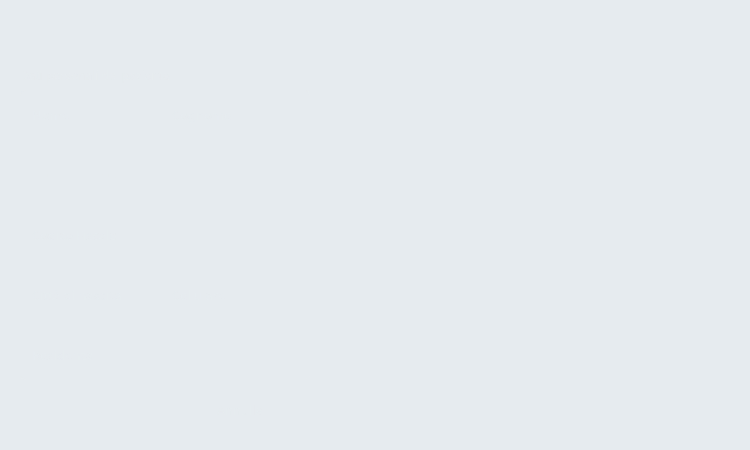
<?xml version="1.0" encoding="UTF-8"?>
<ui version="4.0">
 <class>ProntoSoccorso</class>
 <widget class="QWidget" name="ProntoSoccorso">
  <property name="geometry">
   <rect>
    <x>0</x>
    <y>0</y>
    <width>750</width>
    <height>450</height>
   </rect>
  </property>
  <property name="minimumSize">
   <size>
    <width>750</width>
    <height>450</height>
   </size>
  </property>
  <property name="maximumSize">
   <size>
    <width>750</width>
    <height>450</height>
   </size>
  </property>
  <property name="windowTitle">
   <string>Form</string>
  </property>
  <property name="styleSheet">
   <string notr="true">background-color: rgb(230, 235, 239);</string>
  </property>
  <widget class="QLabel" name="InformazioniProfilo">
   <property name="geometry">
    <rect>
     <x>10</x>
     <y>5</y>
     <width>581</width>
     <height>40</height>
    </rect>
   </property>
   <property name="font">
    <font>
     <family>Montserrat SemiBold</family>
     <pointsize>20</pointsize>
     <weight>50</weight>
     <bold>false</bold>
    </font>
   </property>
   <property name="styleSheet">
    <string notr="true">background-color: rgba(230, 235, 239,0);
color: rgb(230, 235, 239);</string>
   </property>
   <property name="text">
    <string>Modifica paziente</string>
   </property>
   <property name="wordWrap">
    <bool>false</bool>
   </property>
  </widget>
  <widget class="QLineEdit" name="LineEdit_Nome">
   <property name="geometry">
    <rect>
     <x>30</x>
     <y>100</y>
     <width>130</width>
     <height>30</height>
    </rect>
   </property>
   <property name="sizePolicy">
    <sizepolicy hsizetype="Fixed" vsizetype="Fixed">
     <horstretch>0</horstretch>
     <verstretch>0</verstretch>
    </sizepolicy>
   </property>
   <property name="font">
    <font>
     <family>Montserrat Medium</family>
     <pointsize>10</pointsize>
    </font>
   </property>
   <property name="styleSheet">
    <string notr="true">QLineEdit {
background-color: rgba(0, 57, 97,0);
	color: rgb(230, 235, 239);
border: 0px solid black;
border-radius: 6px;

}
                            
QLineEdit:focus {
border: 1px solid rgba(230, 235, 239,0.6);
background-color: rgba(40, 40, 40,0.5);
}</string>
   </property>
   <property name="maxLength">
    <number>30</number>
   </property>
   <property name="frame">
    <bool>true</bool>
   </property>
   <property name="dragEnabled">
    <bool>false</bool>
   </property>
   <property name="readOnly">
    <bool>false</bool>
   </property>
   <property name="placeholderText">
    <string notr="true">Nome</string>
   </property>
   <property name="clearButtonEnabled">
    <bool>true</bool>
   </property>
  </widget>
  <widget class="QLineEdit" name="LineEdit_Cognome">
   <property name="geometry">
    <rect>
     <x>170</x>
     <y>100</y>
     <width>130</width>
     <height>30</height>
    </rect>
   </property>
   <property name="sizePolicy">
    <sizepolicy hsizetype="Fixed" vsizetype="Fixed">
     <horstretch>0</horstretch>
     <verstretch>0</verstretch>
    </sizepolicy>
   </property>
   <property name="font">
    <font>
     <family>Montserrat Medium</family>
     <pointsize>10</pointsize>
    </font>
   </property>
   <property name="styleSheet">
    <string notr="true">QLineEdit {
background-color: rgba(0, 57, 97,0);
color: rgb(230, 235, 239);
border: 0px solid black;
border-radius: 6px;

}
                            
QLineEdit:focus {
border: 1px solid rgba(230, 235, 239,0.6);
background-color: rgba(40, 40, 40,0.5);
}</string>
   </property>
   <property name="text">
    <string/>
   </property>
   <property name="maxLength">
    <number>30</number>
   </property>
   <property name="frame">
    <bool>true</bool>
   </property>
   <property name="dragEnabled">
    <bool>false</bool>
   </property>
   <property name="readOnly">
    <bool>false</bool>
   </property>
   <property name="placeholderText">
    <string notr="true">Cognome</string>
   </property>
   <property name="clearButtonEnabled">
    <bool>true</bool>
   </property>
  </widget>
  <widget class="QLineEdit" name="LineEdit_CodiceFiscale">
   <property name="geometry">
    <rect>
     <x>30</x>
     <y>220</y>
     <width>160</width>
     <height>30</height>
    </rect>
   </property>
   <property name="sizePolicy">
    <sizepolicy hsizetype="Fixed" vsizetype="Fixed">
     <horstretch>0</horstretch>
     <verstretch>0</verstretch>
    </sizepolicy>
   </property>
   <property name="font">
    <font>
     <family>Montserrat Medium</family>
     <pointsize>10</pointsize>
    </font>
   </property>
   <property name="styleSheet">
    <string notr="true">QLineEdit {
background-color: rgba(0, 57, 97,0);
color: rgb(230, 235, 239);

border-radius: 6px;
}

QLineEdit:focus {
border: 1px solid rgba(230, 235, 239,0.6);
background-color: rgba(40, 40, 40,0.5);
}
                 

</string>
   </property>
   <property name="inputMethodHints">
    <set>Qt::ImhNone</set>
   </property>
   <property name="inputMask">
    <string notr="true"/>
   </property>
   <property name="text">
    <string/>
   </property>
   <property name="maxLength">
    <number>16</number>
   </property>
   <property name="frame">
    <bool>true</bool>
   </property>
   <property name="dragEnabled">
    <bool>false</bool>
   </property>
   <property name="readOnly">
    <bool>false</bool>
   </property>
   <property name="placeholderText">
    <string notr="true">Codice Fiscale</string>
   </property>
   <property name="clearButtonEnabled">
    <bool>true</bool>
   </property>
  </widget>
  <widget class="QLineEdit" name="LineEdit_Cellulare">
   <property name="geometry">
    <rect>
     <x>170</x>
     <y>280</y>
     <width>130</width>
     <height>30</height>
    </rect>
   </property>
   <property name="sizePolicy">
    <sizepolicy hsizetype="Fixed" vsizetype="Fixed">
     <horstretch>0</horstretch>
     <verstretch>0</verstretch>
    </sizepolicy>
   </property>
   <property name="font">
    <font>
     <family>Montserrat Medium</family>
     <pointsize>10</pointsize>
    </font>
   </property>
   <property name="styleSheet">
    <string notr="true">QLineEdit {
background-color: rgba(0, 57, 97,0);
color: rgb(230, 235, 239);
border: 0px solid black;
border-radius: 6px;

}
                            
QLineEdit:focus {
border: 1px solid rgba(230, 235, 239,0.6);
background-color: rgba(40, 40, 40,0.5);
}</string>
   </property>
   <property name="inputMask">
    <string/>
   </property>
   <property name="text">
    <string/>
   </property>
   <property name="maxLength">
    <number>32767</number>
   </property>
   <property name="frame">
    <bool>true</bool>
   </property>
   <property name="echoMode">
    <enum>QLineEdit::Normal</enum>
   </property>
   <property name="dragEnabled">
    <bool>false</bool>
   </property>
   <property name="readOnly">
    <bool>false</bool>
   </property>
   <property name="placeholderText">
    <string notr="true">Cellulare</string>
   </property>
   <property name="clearButtonEnabled">
    <bool>true</bool>
   </property>
  </widget>
  <widget class="QPushButton" name="ButtonAnnulla">
   <property name="geometry">
    <rect>
     <x>170</x>
     <y>390</y>
     <width>140</width>
     <height>40</height>
    </rect>
   </property>
   <property name="font">
    <font>
     <family>Montserrat SemiBold</family>
     <pointsize>10</pointsize>
    </font>
   </property>
   <property name="cursor">
    <cursorShape>PointingHandCursor</cursorShape>
   </property>
   <property name="autoFillBackground">
    <bool>false</bool>
   </property>
   <property name="styleSheet">
    <string notr="true">QPushButton {
color: rgba(230, 235, 239,0.6);
background-color: rgba(0, 57, 97,0);
border-radius: 10px;
}
QPushButton:hover {
background-color: rgba(40, 40, 40,0.5);
}
</string>
   </property>
   <property name="text">
    <string>Annulla</string>
   </property>
   <property name="iconSize">
    <size>
     <width>16</width>
     <height>16</height>
    </size>
   </property>
  </widget>
  <widget class="QPushButton" name="ButtonSalva">
   <property name="geometry">
    <rect>
     <x>20</x>
     <y>390</y>
     <width>140</width>
     <height>40</height>
    </rect>
   </property>
   <property name="font">
    <font>
     <family>Montserrat SemiBold</family>
     <pointsize>10</pointsize>
     <weight>50</weight>
     <bold>false</bold>
    </font>
   </property>
   <property name="cursor">
    <cursorShape>PointingHandCursor</cursorShape>
   </property>
   <property name="mouseTracking">
    <bool>false</bool>
   </property>
   <property name="layoutDirection">
    <enum>Qt::LeftToRight</enum>
   </property>
   <property name="styleSheet">
    <string notr="true">QPushButton {
background-color: rgba(0, 57, 97,0);
	color: rgb(230, 235, 239);
color: rgb(230, 235, 239);
border-radius: 10px;
}
QPushButton:hover {
background-color: rgba(40, 40, 40,0.5);
    }</string>
   </property>
   <property name="text">
    <string>Salva</string>
   </property>
   <property name="iconSize">
    <size>
     <width>16</width>
     <height>16</height>
    </size>
   </property>
  </widget>
  <widget class="QDateEdit" name="dateEdit">
   <property name="geometry">
    <rect>
     <x>170</x>
     <y>160</y>
     <width>130</width>
     <height>30</height>
    </rect>
   </property>
   <property name="font">
    <font>
     <family>Montserrat Medium</family>
     <pointsize>10</pointsize>
    </font>
   </property>
   <property name="styleSheet">
    <string notr="true">QDateEdit {
setPlaceholderText:(&quot;Inserisci qui il testo...&quot;);
background-color: rgba(0, 57, 97,0);
color: rgb(230, 235, 239);
border: 0px solid black;
}
QDateEdit::up-button{
        width: 0px;
}
 QDateEdit::down-button {
width: 0px;
}
QDateEdit:focus{
border: 1px solid rgba(230, 235, 239,0.6);
background-color: rgba(40, 40, 40,0.5);
}</string>
   </property>
   <property name="frame">
    <bool>true</bool>
   </property>
   <property name="displayFormat">
    <string>dd/MM/yyyy</string>
   </property>
   <property name="calendarPopup">
    <bool>false</bool>
   </property>
  </widget>
  <widget class="QLabel" name="label">
   <property name="geometry">
    <rect>
     <x>20</x>
     <y>65</y>
     <width>290</width>
     <height>20</height>
    </rect>
   </property>
   <property name="font">
    <font>
     <family>Montserrat SemiBold</family>
     <pointsize>9</pointsize>
    </font>
   </property>
   <property name="styleSheet">
    <string notr="true">color: rgba(230, 235, 239,0.6);
background-color: rgba(0, 57, 97,0);</string>
   </property>
   <property name="text">
    <string>Dati personali del paziente</string>
   </property>
  </widget>
  <widget class="QLabel" name="Sheda">
   <property name="geometry">
    <rect>
     <x>20</x>
     <y>90</y>
     <width>290</width>
     <height>290</height>
    </rect>
   </property>
   <property name="styleSheet">
    <string notr="true">background-color: rgba(230, 235, 239,0);
border: 1px solid rgba(230, 235, 239,0.6);
border-radius: 5px;
</string>
   </property>
   <property name="text">
    <string/>
   </property>
  </widget>
  <widget class="QComboBox" name="comboBox">
   <property name="enabled">
    <bool>true</bool>
   </property>
   <property name="geometry">
    <rect>
     <x>200</x>
     <y>220</y>
     <width>100</width>
     <height>30</height>
    </rect>
   </property>
   <property name="font">
    <font>
     <family>Montserrat Medium</family>
     <pointsize>10</pointsize>
     <weight>50</weight>
     <bold>false</bold>
    </font>
   </property>
   <property name="cursor">
    <cursorShape>PointingHandCursor</cursorShape>
   </property>
   <property name="styleSheet">
    <string notr="true">QComboBox {
background-color: rgba(0, 57, 97,0);
color: rgb(230, 235, 239);
border: 0px solid rgba(230, 235, 239,0.6);
border-radius: 6px;

}

QComboBox::drop-down {
image: url(:/newPrefix/UI UFFICIALI/MATERIALE/freccia.png);
width: 20px; 
height: 20px;
padding: 5px;
}

QComboBox QAbstractItemView {
/* Personalizza il menu a discesa */
        /* Definire le altre proprietà di stile per il menu a discesa qui */
background-color: rgba(40, 40, 40,0.5);
color: rgb(230, 235, 239);
border-radius: 6px;
        
    }
</string>
   </property>
   <property name="editable">
    <bool>false</bool>
   </property>
   <property name="currentText">
    <string>Uomo</string>
   </property>
   <property name="currentIndex">
    <number>0</number>
   </property>
   <property name="maxVisibleItems">
    <number>3</number>
   </property>
   <property name="iconSize">
    <size>
     <width>14</width>
     <height>14</height>
    </size>
   </property>
   <property name="frame">
    <bool>true</bool>
   </property>
   <item>
    <property name="text">
     <string>Uomo</string>
    </property>
   </item>
   <item>
    <property name="text">
     <string>Donna</string>
    </property>
   </item>
   <item>
    <property name="text">
     <string>Altro...</string>
    </property>
   </item>
  </widget>
  <widget class="QLabel" name="label_3">
   <property name="geometry">
    <rect>
     <x>30</x>
     <y>160</y>
     <width>130</width>
     <height>30</height>
    </rect>
   </property>
   <property name="font">
    <font>
     <family>Montserrat Medium</family>
     <pointsize>10</pointsize>
    </font>
   </property>
   <property name="styleSheet">
    <string notr="true">background-color: rgba(0, 57, 97,0);
color: rgb(230, 235, 239);

border-radius: 6px;
   

</string>
   </property>
   <property name="text">
    <string>Data di nascita :</string>
   </property>
  </widget>
  <widget class="QLabel" name="LogoPazienti">
   <property name="geometry">
    <rect>
     <x>460</x>
     <y>135</y>
     <width>160</width>
     <height>200</height>
    </rect>
   </property>
   <property name="styleSheet">
    <string notr="true">background-color: rgba(230, 235, 239,0);</string>
   </property>
   <property name="text">
    <string/>
   </property>
   <property name="pixmap">
    <pixmap>../../../../../MATERIALE/IconaPazientiom.png</pixmap>
   </property>
   <property name="scaledContents">
    <bool>true</bool>
   </property>
   <property name="wordWrap">
    <bool>false</bool>
   </property>
  </widget>
  <widget class="QLineEdit" name="LineEdit_CittaDiNascita">
   <property name="geometry">
    <rect>
     <x>30</x>
     <y>280</y>
     <width>130</width>
     <height>30</height>
    </rect>
   </property>
   <property name="sizePolicy">
    <sizepolicy hsizetype="Fixed" vsizetype="Fixed">
     <horstretch>0</horstretch>
     <verstretch>0</verstretch>
    </sizepolicy>
   </property>
   <property name="font">
    <font>
     <family>Montserrat Medium</family>
     <pointsize>10</pointsize>
    </font>
   </property>
   <property name="styleSheet">
    <string notr="true">QLineEdit {
background-color: rgba(0, 57, 97,0);
color: rgb(230, 235, 239);
border: 0px solid black;
border-radius: 6px;

}
                            
QLineEdit:focus {
border: 1px solid rgba(230, 235, 239,0.6);
background-color: rgba(40, 40, 40,0.5);
}</string>
   </property>
   <property name="frame">
    <bool>true</bool>
   </property>
   <property name="echoMode">
    <enum>QLineEdit::Normal</enum>
   </property>
   <property name="dragEnabled">
    <bool>false</bool>
   </property>
   <property name="readOnly">
    <bool>false</bool>
   </property>
   <property name="placeholderText">
    <string>Città di nascita</string>
   </property>
   <property name="clearButtonEnabled">
    <bool>true</bool>
   </property>
  </widget>
  <widget class="QLineEdit" name="LineEdit_Residenza">
   <property name="geometry">
    <rect>
     <x>30</x>
     <y>340</y>
     <width>270</width>
     <height>30</height>
    </rect>
   </property>
   <property name="sizePolicy">
    <sizepolicy hsizetype="Fixed" vsizetype="Fixed">
     <horstretch>0</horstretch>
     <verstretch>0</verstretch>
    </sizepolicy>
   </property>
   <property name="font">
    <font>
     <family>Montserrat Medium</family>
     <pointsize>10</pointsize>
    </font>
   </property>
   <property name="styleSheet">
    <string notr="true">QLineEdit {
background-color: rgba(0, 57, 97,0);
color: rgb(230, 235, 239);
border: 0px solid black;
border-radius: 6px;

}
                            
QLineEdit:focus {
border: 1px solid rgba(230, 235, 239,0.6);
background-color: rgba(40, 40, 40,0.5);
}</string>
   </property>
   <property name="frame">
    <bool>true</bool>
   </property>
   <property name="echoMode">
    <enum>QLineEdit::Normal</enum>
   </property>
   <property name="dragEnabled">
    <bool>false</bool>
   </property>
   <property name="readOnly">
    <bool>false</bool>
   </property>
   <property name="placeholderText">
    <string>Residenza</string>
   </property>
   <property name="clearButtonEnabled">
    <bool>true</bool>
   </property>
  </widget>
  <widget class="QLabel" name="Back">
   <property name="geometry">
    <rect>
     <x>0</x>
     <y>0</y>
     <width>750</width>
     <height>450</height>
    </rect>
   </property>
   <property name="text">
    <string/>
   </property>
   <property name="pixmap">
    <pixmap>../../../../../MATERIALE/Back.png</pixmap>
   </property>
   <property name="scaledContents">
    <bool>true</bool>
   </property>
  </widget>
  <zorder>Back</zorder>
  <zorder>Sheda</zorder>
  <zorder>InformazioniProfilo</zorder>
  <zorder>LineEdit_Nome</zorder>
  <zorder>LineEdit_CodiceFiscale</zorder>
  <zorder>LineEdit_Cognome</zorder>
  <zorder>LineEdit_Cellulare</zorder>
  <zorder>ButtonAnnulla</zorder>
  <zorder>ButtonSalva</zorder>
  <zorder>dateEdit</zorder>
  <zorder>label</zorder>
  <zorder>comboBox</zorder>
  <zorder>label_3</zorder>
  <zorder>LineEdit_CittaDiNascita</zorder>
  <zorder>LineEdit_Residenza</zorder>
  <zorder>LogoPazienti</zorder>
 </widget>
 <resources>
  <include location="../../../../../../asa.qrc"/>
 </resources>
 <connections/>
</ui>
